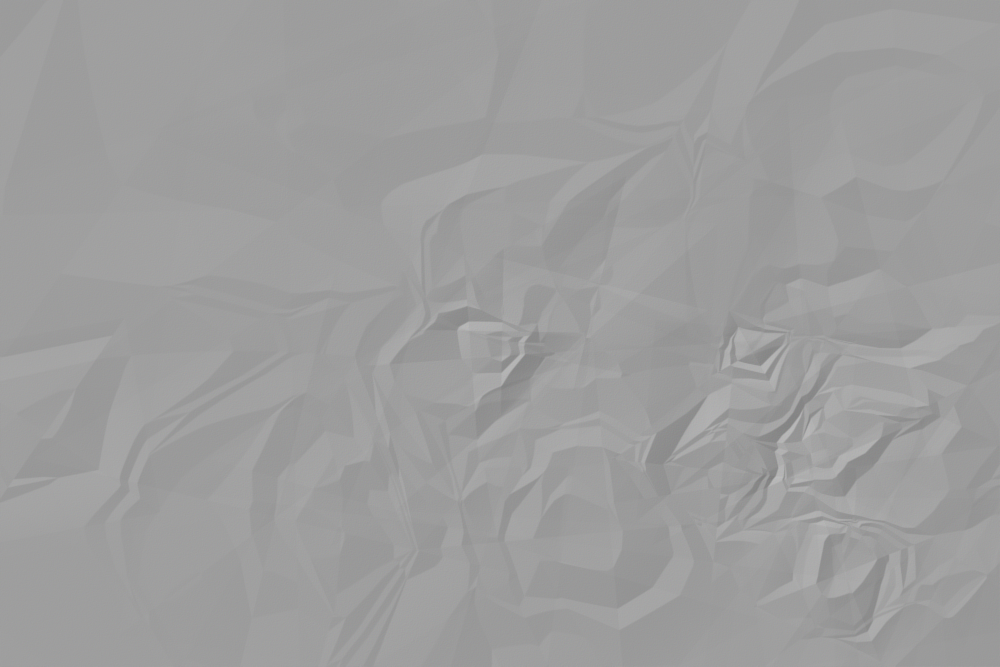
#> input picture BACKEND/assets/vintage/Papers.JPG, 2000 x 1333 px (shown at 1/2 size); its folder holds 5 pictures in this run
$ python build-vintage-assets.py
#> lines starting #> are read from the running program, lines starting #| are printed output that depends on the picture; after the words box and inside, x2 and y2 are one past the last pixel; in counts of white or black regions, pixels touching at a corner belong together
"""Build the fixed Scene 1 layers from the user-supplied Premiere template assets.
Run only when changing the template. Runtime rendering needs FFmpeg, not Pillow.
"""
from pathlib import Path
from PIL import Image, ImageDraw, ImageFont, ImageFilter, ImageChops, ImageOps
import random, math
A = Path(__file__).resolve().parents[1] / 'assets/vintage'
W,H=2300,1294

def centered(canvas,img,cx,cy):
    canvas.alpha_composite(img,(round(cx-img.width/2),round(cy-img.height/2)))

def scaled(name,scale):
    im=Image.open(A/name).convert('RGBA')
    return im.resize((round(im.width*scale),round(im.height*scale)),Image.Resampling.LANCZOS)

paper=Image.open(A/'Papers.JPG').convert('RGB').resize((W,H),Image.Resampling.LANCZOS)
pencil=Image.open(A/'Pencil texture.jpg').convert('RGB').resize((W,H),Image.Resampling.LANCZOS)
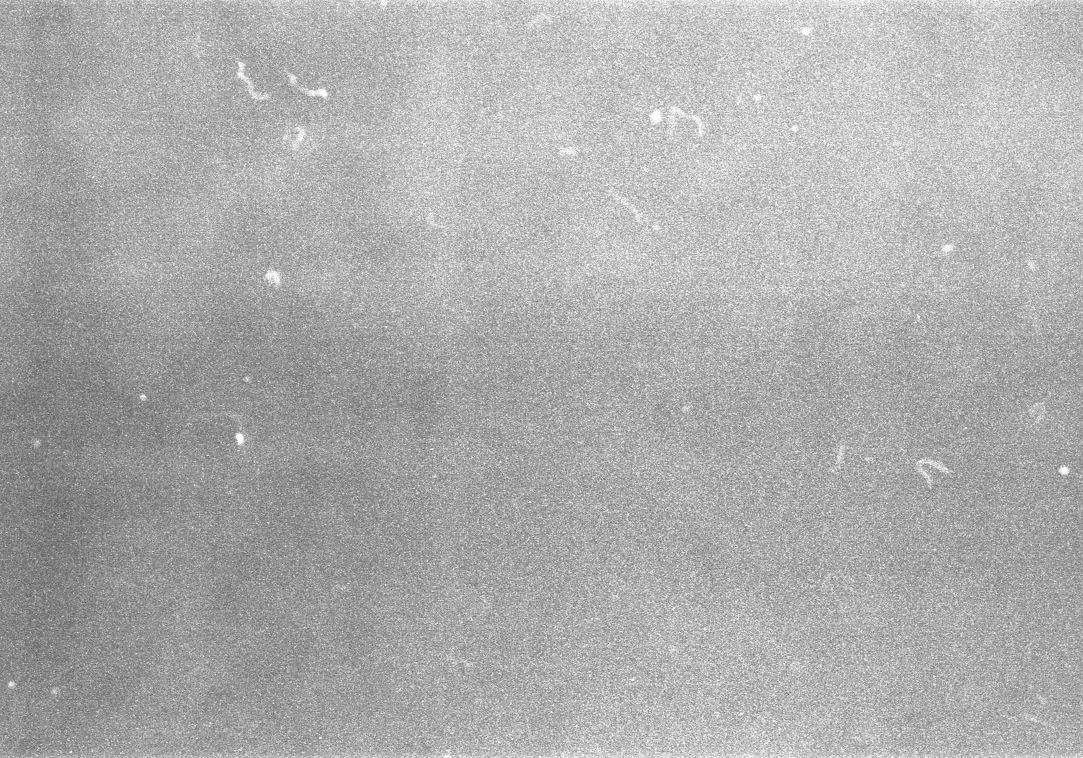
#> input picture BACKEND/assets/vintage/Pencil texture.jpg, 3248 x 2272 px (shown at 1/3 size)
base=Image.new('RGB',(W,H),(227,228,225))
base=Image.blend(base,paper,.12)
base=ImageChops.soft_light(base,pencil)
base.save(A/'background.png')
# Decorations below the principal photograph; normalized locations from Scene 1.
below=Image.new('RGBA',(W,H))
#> below: PIL image 2300x1294 RGBA; every value is 0
for scale,rotation,cx,cy in [(.519,17.769,.139257,.773614),(.3888586,0,.744032,.25985)]:
    im=scaled('Stamp.png',scale);im.putalpha(im.getchannel('A').point(lambda v:round(v*.5)))
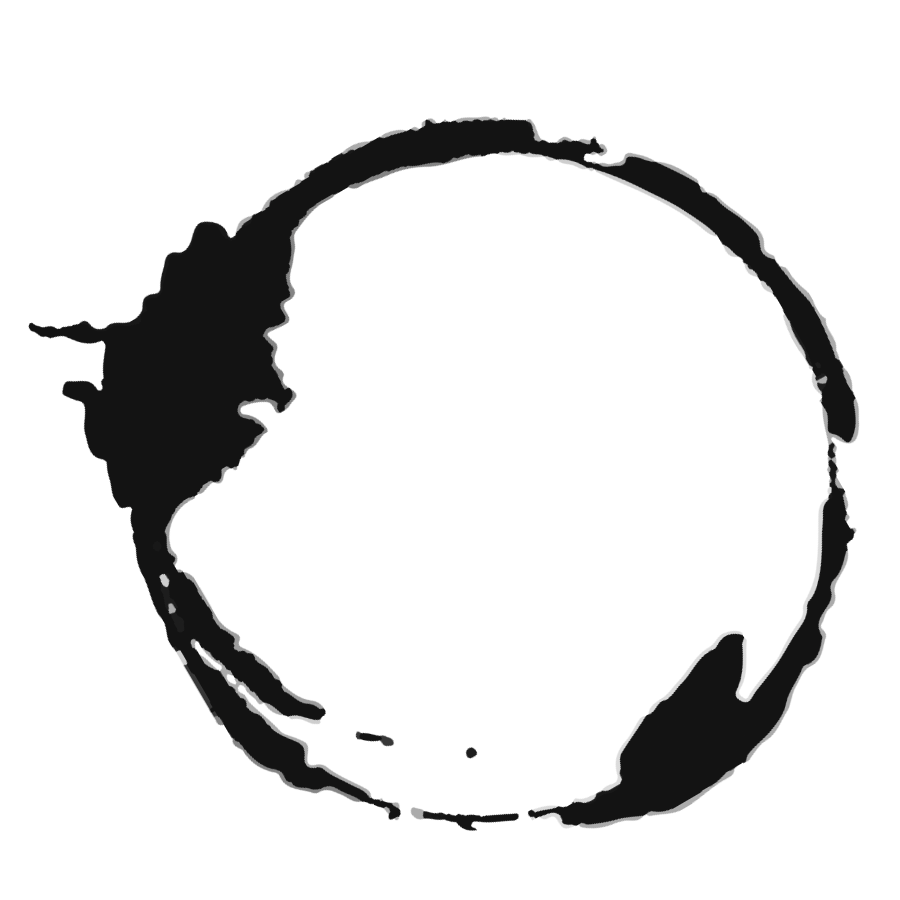
#> input picture BACKEND/assets/vintage/Stamp.png, 900 x 900 px
#> in scaled, im is the input picture: PIL image 900x900 RGBA; mean R, G, B, A 2.8, 2.8, 2.8, 33.1
    centered(below,im.rotate(-rotation,resample=Image.Resampling.BICUBIC,expand=True),cx*W,cy*H)
below.save(A/'decorations.png')
# Fixed, repeatable torn print matte. Adobe Roughen Edges is reconstructed here.
w,h=1344,756;r=random.Random(72)
def edge(length):
    coarse=[r.uniform(1,9) for _ in range(length//8+2)]
    return [coarse[i//8]*(1-(i%8)/8)+coarse[i//8+1]*(i%8)/8+r.uniform(0,2) for i in range(length)]
u,b,l,rt=edge(w),edge(w),edge(h),edge(h)
points=[(x,u[x]) for x in range(w)]+[(w-1-rt[y],y) for y in range(h)]+[(x,h-1-b[x]) for x in range(w-1,-1,-1)]+[(l[y],y) for y in range(h-1,-1,-1)]
mask=Image.new('L',(w,h));ImageDraw.Draw(mask).polygon(points,fill=255);mask=mask.filter(ImageFilter.GaussianBlur(.45));mask.save(A/'photo-mask.png')
#> after `mask = Image.new('L', (w, h))`: mask: PIL image 1344x756 L; every value is 0
#> after `ImageDraw.Draw(mask).polygon(points, fill=255)`:
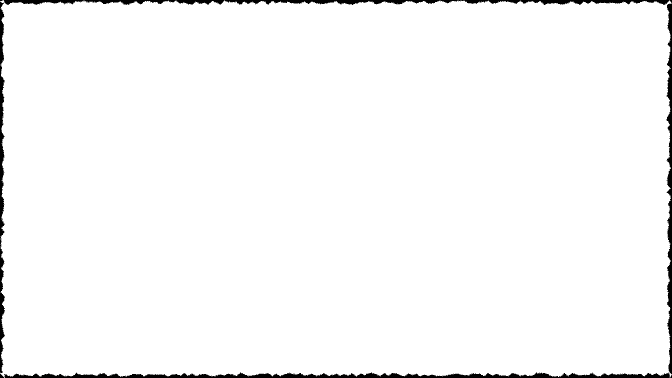
#> mask: PIL image 1344x756 L (shown at 1/2 size); 97.6% white; 6 black regions (1 under 20 px), largest, box (x1, y1, x2, y2) and area: (8, 745, 1344, 756) 8724, (8, 0, 1344, 10) 7238, (1333, 7, 1344, 748) 4742, (0, 3, 10, 746) 4074, (0, 747, 9, 756) 45
# A faint paper overlay applied over the entire still composition.
texture=Image.new('RGBA',(W,H),(255,255,255,0))
p=ImageOps.grayscale(paper)
texture.putalpha(p.point(lambda v:round(abs(v-150)*.22)))
noise=Image.new('L',(W,H)); original=ImageOps.grayscale(Image.open(A/'Noise.jpg')).rotate(90,expand=True); original=original.resize((round(original.width*1.857),round(original.height*1.857)),Image.Resampling.LANCZOS); noise.paste(original,((W-original.width)//2,(H-original.height)//2)); texture.putalpha(ImageChops.screen(texture.getchannel('A'),noise)); texture.save(A/'surface.png')
#> after `noise = Image.new('L', (W, H))`: noise: PIL image 2300x1294 L; every value is 0
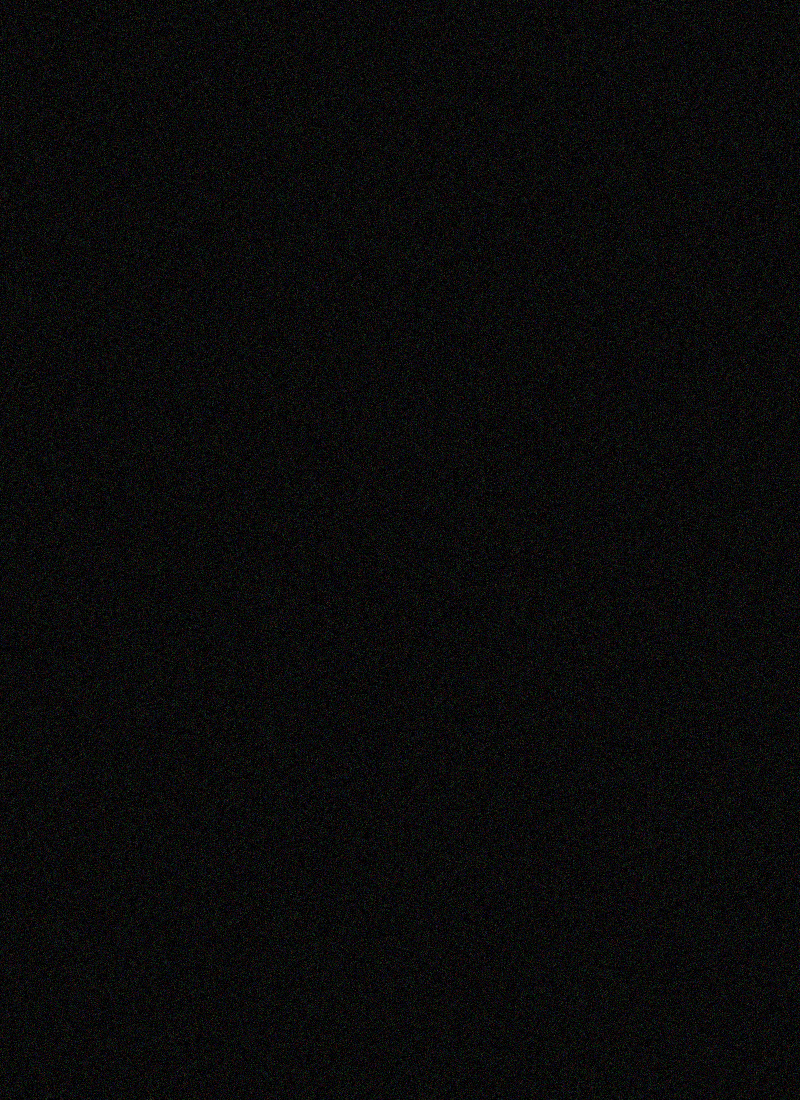
#> input picture BACKEND/assets/vintage/Noise.jpg, 800 x 1100 px
#> after `original = ImageOps.grayscale(Image.open(A / 'Noise.jpg')).rotate(90, `:
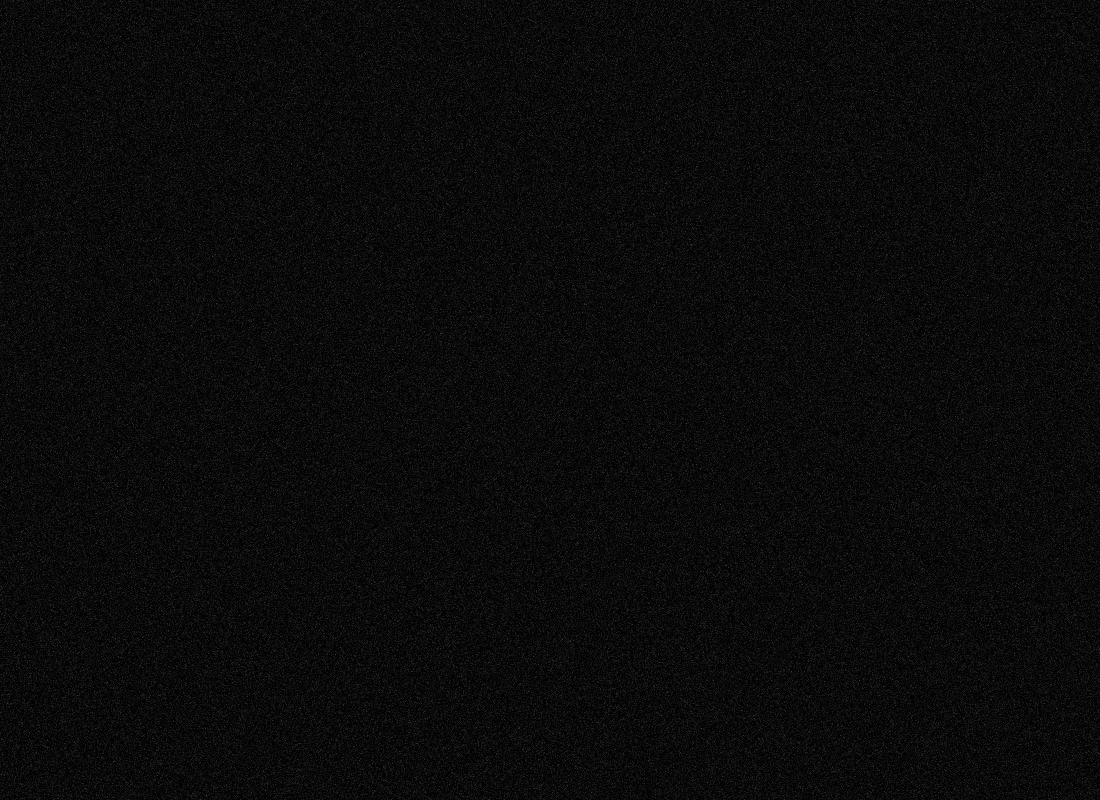
#> original: PIL image 1100x800 L; min 0, max 70, mean 10.5
#> after `noise.paste(original, ((W - original.width) // 2, (H - original.height`:
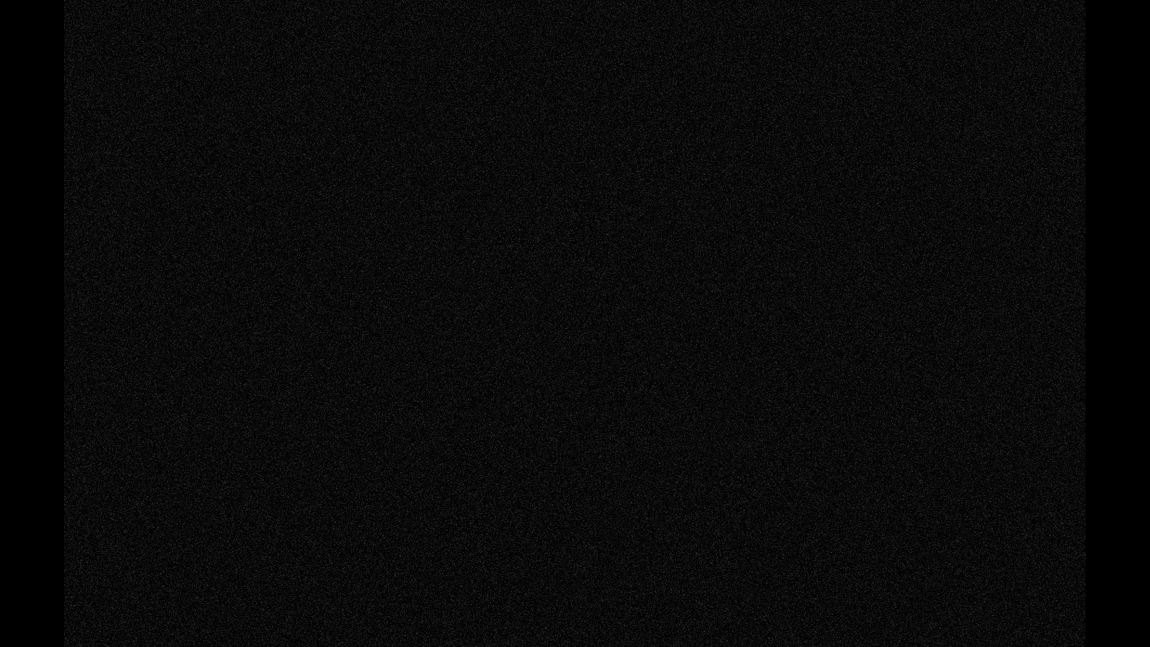
#> noise: PIL image 2300x1294 L (shown at 1/2 size); min 0, max 67, mean 9.4
